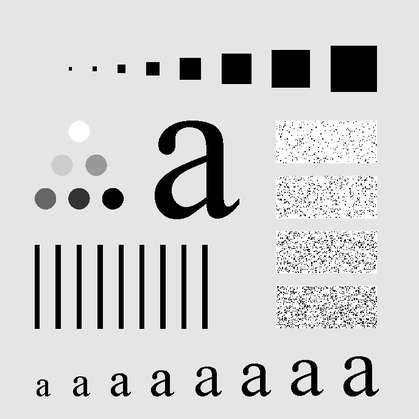
#> input picture L02/Images/characters_test_pattern.tif, 419 x 419 px, shrunk from 688 x 688 before the run; its folder holds 6 pictures in this run
$ python Z10.py
#> lines starting #> are read from the running program, lines starting #| are printed output that depends on the picture
import numpy as np
from PIL import Image
import matplotlib
matplotlib.use('TkAgg')
import matplotlib.pyplot as plt
import os

def apply_average_filter(image, kernel_size):
    pad = kernel_size // 2
    padded = np.pad(image, pad, mode='reflect')
    filtered = np.zeros_like(image, dtype=np.float32)
    for i in range(image.shape[0]):
        for j in range(image.shape[1]):
            window = padded[i:i+kernel_size, j:j+kernel_size]
            filtered[i, j] = np.mean(window)
    return filtered.astype(np.uint8)

def gaussian_kernel(kernel_size, sigma=1.0):
    ax = np.linspace(-(kernel_size-1)/2, (kernel_size-1)/2, kernel_size)
    xx, yy = np.meshgrid(ax, ax)
    kernel = np.exp(-(xx**2 + yy**2) / (2. * sigma**2))
    kernel /= np.sum(kernel)
    return kernel

def apply_gaussian_filter(image, kernel_size, sigma=1.0):
    kernel = gaussian_kernel(kernel_size, sigma)
    pad = kernel_size // 2
    padded = np.pad(image, pad, mode='reflect')
    filtered = np.zeros_like(image, dtype=np.float32)
    for i in range(image.shape[0]):
        for j in range(image.shape[1]):
            window = padded[i:i+kernel_size, j:j+kernel_size]
            filtered[i, j] = np.sum(window * kernel)
    return filtered.astype(np.uint8)

def plot_and_save_grid(image, kernel_sizes, sigmas, image_name, output_dir):
    rows = len(kernel_sizes)
    cols = 2 + len(sigmas)  # Oryginał + filtr średni + filtry Gaussa dla każdej sigma

    plt.figure(figsize=(4*cols, 4*rows))

    for row_idx, ksize in enumerate(kernel_sizes):
        avg_filtered = apply_average_filter(image, ksize)
        # Kolumna 0: oryginał (tylko w pierwszym wierszu, żeby nie dublować)
        plt.subplot(rows, cols, row_idx*cols + 1)
        plt.imshow(image, cmap='gray')
        if row_idx == 0:
            plt.title('Oryginał')
        plt.axis('off')

        # Kolumna 1: filtr uśredniający
        plt.subplot(rows, cols, row_idx*cols + 2)
        plt.imshow(avg_filtered, cmap='gray')
        plt.title(f'Uśredniający {ksize}x{ksize}')
        plt.axis('off')

        # Kolumny 2+: filtry Gaussa dla każdego sigma
        for col_idx, sigma in enumerate(sigmas):
            gauss_filtered = apply_gaussian_filter(image, ksize, sigma)
            plt.subplot(rows, cols, row_idx*cols + 3 + col_idx)
            plt.imshow(gauss_filtered, cmap='gray')
            if row_idx == 0:
                plt.title(f'Gauss σ={sigma}')
            plt.axis('off')

    plt.tight_layout()
    filename = f"{image_name}_comparison_grid.png"
    plt.savefig(os.path.join(output_dir, filename))
    plt.close()

def process_images_grid(input_dir, output_dir, kernel_sizes, sigmas, image_files):
#> called with input_dir = 'Images', output_dir = 'Images-converted-Z10'
    os.makedirs(output_dir, exist_ok=True)

    for image_file in image_files:
        print(f'Przetwarzanie obrazu: {image_file}')
        image_path = os.path.join(input_dir, image_file)
        image_name = os.path.splitext(image_file)[0]
        image = np.array(Image.open(image_path).convert('L'))
#> image is the input picture: shape (419, 419); min 0, max 255, mean 207.2

        plot_and_save_grid(image, kernel_sizes, sigmas, image_name, output_dir)
#> the loop in plot_and_save_grid, `for row_idx, ksize in enumerate(kernel_sizes):` made 4 passes
#> pass 1, in apply_average_filter, `padded = np.pad(image, pad, mode='reflect')`:
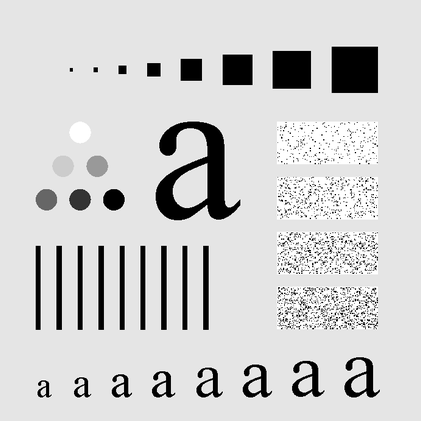
#> padded: shape (421, 421); min 0, max 255, mean 207.4
#> pass 1, in plot_and_save_grid, `avg_filtered = apply_average_filter(image, ksize)`:
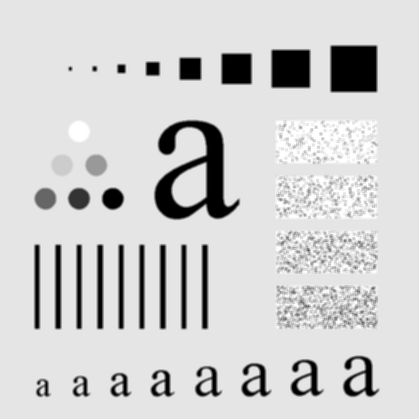
#> avg_filtered: shape (419, 419); min 0, max 255, mean 207.1
#> pass 2, in apply_average_filter (call 2), `padded = np.pad(image, pad, mode='reflect')`:
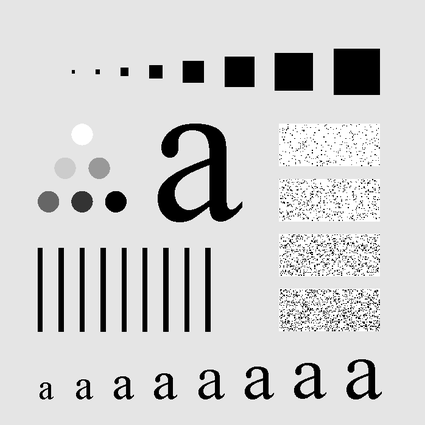
#> padded: shape (425, 425); min 0, max 255, mean 207.8
#> pass 2, in plot_and_save_grid, `avg_filtered = apply_average_filter(image, ksize)`:
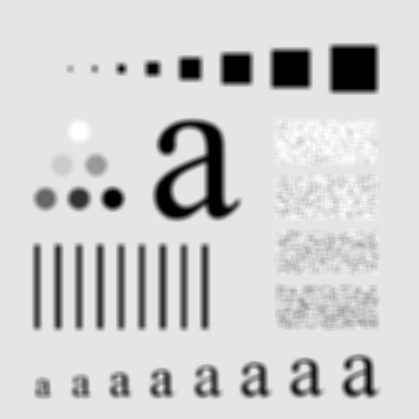
#> avg_filtered: shape (419, 419); min 0, max 255, mean 207
#> in plot_and_save_grid, `plt.savefig(os.path.join(output_dir, filename))`:
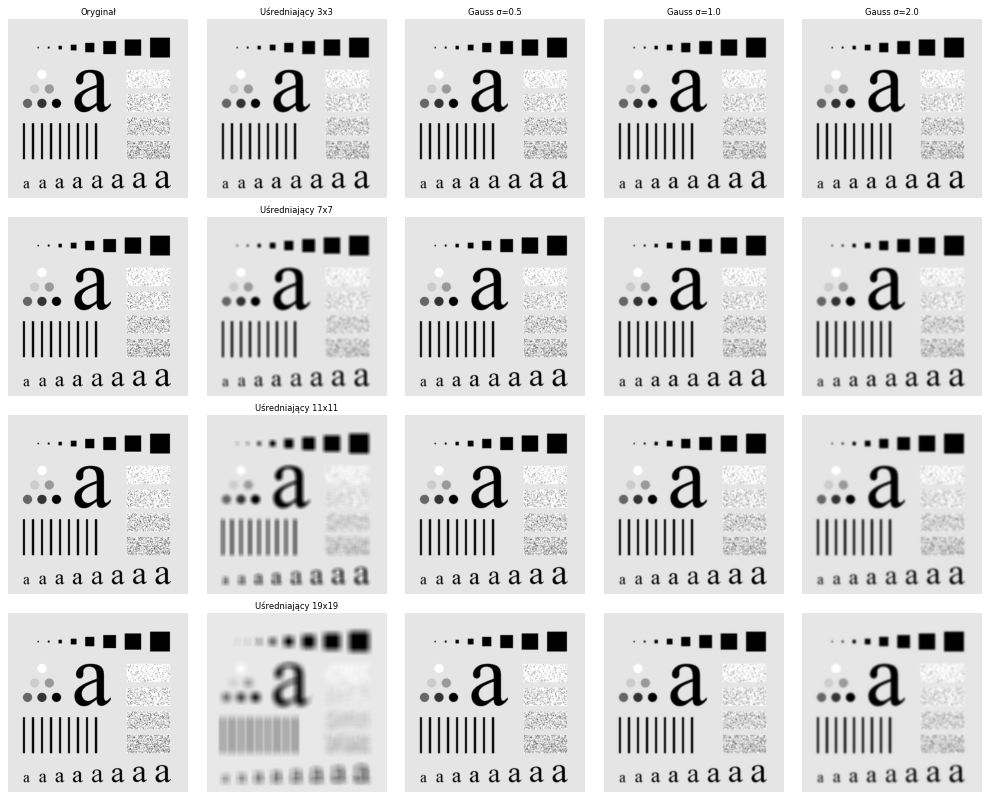
#> figure drawn by matplotlib, 20 panels
#> pass 2 of the loop in process_images_grid, `for image_file in image_files:`:
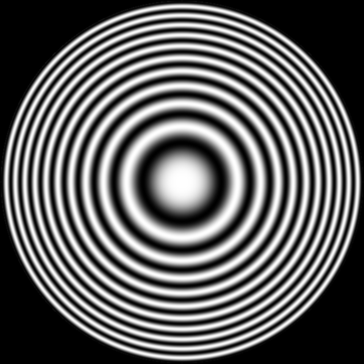
#> input picture L02/Images/zoneplate.tif, 364 x 364 px, shrunk from 597 x 597 before the run
#> in process_images_grid, image is the input picture: shape (364, 364); min 0, max 255, mean 98.1
#> the loop in plot_and_save_grid (call 2), `for row_idx, ksize in enumerate(kernel_sizes):` made 4 passes
#> pass 1, in apply_average_filter (call 5), `padded = np.pad(image, pad, mode='reflect')`:
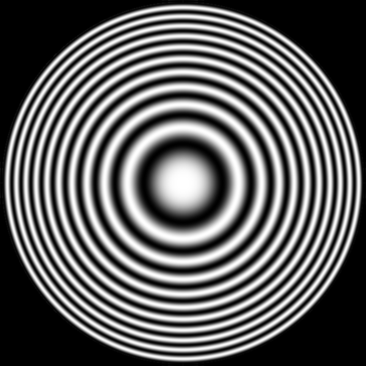
#> padded: shape (366, 366); min 0, max 255, mean 97.1
#> in plot_and_save_grid (call 2), `plt.savefig(os.path.join(output_dir, filename))`:
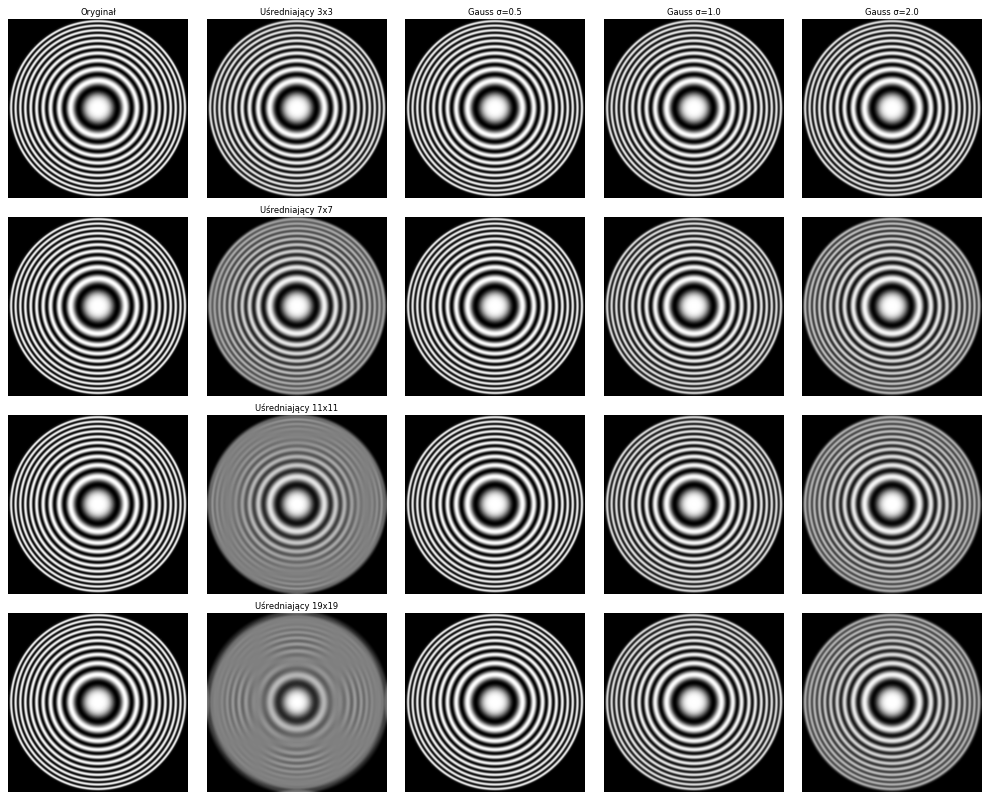
#> figure drawn by matplotlib, 20 panels

if __name__ == "__main__":
    input_dir = 'Images'
    output_dir = 'Images-converted-Z10'
    kernel_sizes = [3, 7, 11, 19]
    sigmas = [0.5, 1.0, 2.0]
    images = ['characters_test_pattern.tif', 'zoneplate.tif']

    process_images_grid(input_dir, output_dir, kernel_sizes, sigmas, images)
